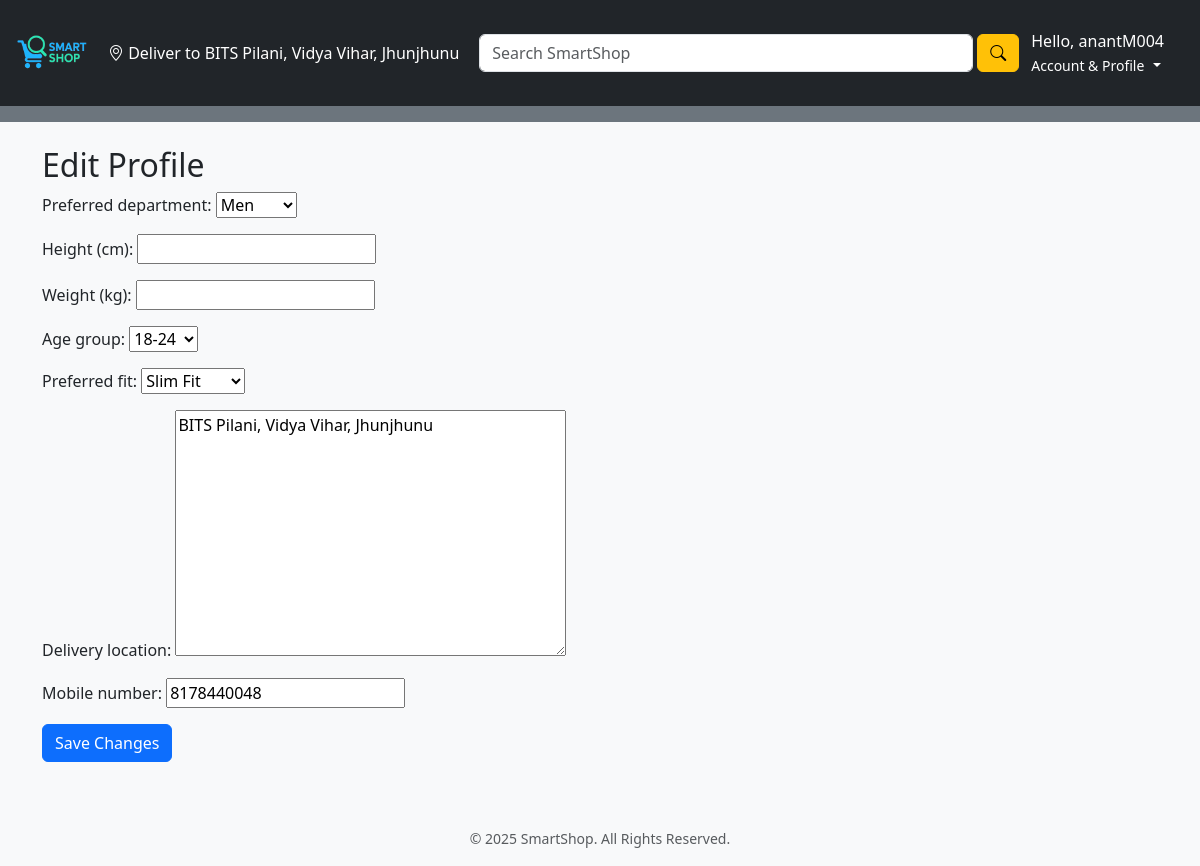
The app's page /users/edit-profile/ (signed in) with its own data.
### users/models.py (models this page shows, shortened)
class CustomUser(AbstractUser):
    mobile_number = models.CharField(max_length=15, unique=True)

class Profile(models.Model):
    DEPARTMENT_CHOICES = [('Men', 'Men'), ('Women', 'Women')]
    AGE_GROUP_CHOICES = [
        ('18-24', '18-24'), ('25-34', '25-34'), ('35-44', '35-44'),
        ('45-54', '45-54'), ('55+', '55+'),
    ]
    FIT_CHOICES = [
        ('slim', 'Slim Fit'), ('regular', 'Regular Fit'), ('relaxed', 'Relaxed Fit'),
        ('loose', 'Loose Fit'),
    ]
    user = models.OneToOneField(settings.AUTH_USER_MODEL, on_delete=models.CASCADE, primary_key=True)
    mobile_number = models.CharField(max_length=15, blank=True)  # Editable field
    delivery_location = models.TextField(blank=True)
    preferred_department = models.CharField(max_length=10, choices=DEPARTMENT_CHOICES, blank=True, null=True)
    height_cm = models.PositiveIntegerField(verbose_name="Height (cm)", blank=True, null=True)
    weight_kg = models.PositiveIntegerField(verbose_name="Weight (kg)", blank=True, null=True)
    age_group = models.CharField(max_length=10, choices=AGE_GROUP_CHOICES, blank=True, null=True)
    preferred_fit = models.CharField(max_length=10, choices=FIT_CHOICES, blank=True, null=True)

### users/views.py (the view)
# urls.py: path('edit-profile/', views.edit_profile, name='profile'),
@login_required
def edit_profile(request):
    if request.method == "POST":
        form = ProfileUpdateForm(request.POST, instance=request.user.profile)
        if form.is_valid():
            form.save()
            print(form.cleaned_data)
            return redirect('profile')
    else:
        form = ProfileUpdateForm(instance=request.user.profile)
    return render(request, 'registration/edit_profile.html', {'form': form})

### users/forms.py
class ProfileUpdateForm(forms.ModelForm):
    class Meta:
        model = Profile
        fields = [
            'preferred_department', 'height_cm', 'weight_kg',
            'age_group', 'preferred_fit', 'delivery_location', 'mobile_number'
        ]

### users/templatetags/string_utils.py (called while the page is built)
@register.filter(name='split')
def split_string(value, key=','):
    if value is None:
        return []
    return str(value).split(key)

### users/templates/registration/edit_profile.html (shortened to what this page needs)
{% extends "base.html" %}
{% block content %}
<h2>Edit Profile</h2>
<form method="post">
    {{ form.as_p }}
    <button type="submit" class="btn btn-primary">Save Changes</button>
</form>
{% endblock %}

### templates/base.html (shortened to what this page needs)
{% load static %}
{% load string_utils %}
<!DOCTYPE html>
<html lang="en">
<head>
    <link href="https://cdn.jsdelivr.net/npm/bootstrap@5.3.2/dist/css/bootstrap.min.css" rel="stylesheet">
    <link rel="stylesheet" href="https://cdn.jsdelivr.net/npm/bootstrap-icons@1.11.1/font/bootstrap-icons.css">
    <link rel="stylesheet" href="{% static 'css/style.css' %}">
</head>
<body>
    {% with auth_pages_string='login,logout,sign_up,password_reset,password_reset_done,password_reset_confirm,password_reset_complete,password_reset_options,password_reset_mobile,password_reset_mobile_verify,password_reset_mobile_set_new_password' %}
    {% with auth_pages=auth_pages_string|split:',' %}
    <nav class="navbar navbar-expand-lg navbar-dark bg-dark py-2">
        <div class="container-fluid">
            <a class="navbar-brand me-3"
               href="{% if request.resolver_match.url_name in auth_pages %}{% url 'login' %}{% else %}{% url 'dashboard' %}{% endif %}">
                 <img src="{% static 'img/logo.png' %}" alt="SmartShop Logo" style="height: 80px; filter: brightness(2);">
            </a>
<div class="collapse navbar-collapse" id="navbarSupportedContent">
    {% if request.resolver_match.url_name not in auth_pages %}
        <span class="navbar-text text-white order-lg-0 me-lg-3 mt-2 mt-lg-0"
              id="user-location"
              data-profile-location="{{ user.profile.delivery_location|default:'' }}">
        </span>
    {% endif %}
    {% if request.resolver_match.url_name not in auth_pages %}
        <form class="d-flex ms-auto order-lg-1" style="width: 50%;" action="{% url 'search_results' %}" method="GET">
            <input class="form-control me-1" type="search" placeholder="Search SmartShop" name="q" aria-label="Search">
            <button class="btn btn-warning" type="submit"><i class="bi bi-search"></i></button>
        </form>
    {% endif %}
    <ul class="navbar-nav ms-auto order-lg-2 d-flex flex-row align-items-center">
        {% if user.is_authenticated %}
            <li class="nav-item dropdown me-3">
                <a class="nav-link dropdown-toggle text-white" href="#" id="accountDropdownMerged" role="button" data-bs-toggle="dropdown" aria-expanded="false">
                  Hello, {{ user.username }} <br><span class="small">Account & Profile</span>
                </a>
            </li>
        {% else %}
            <li class="nav-item">
                <a class="nav-link text-white" href="{% url 'login' %}">Login</a>
            </li>
        {% endif %}
    </ul>
</div>
        </div>
    </nav>
    {% if request.resolver_match.url_name not in auth_pages %}
        <div class="bg-secondary py-2 d-none d-lg-block">
        </div>
    {% endif %}
    {% endwith %}
    {% endwith %}
    <main class="container my-4">
        {% block content %}{% endblock %}
    </main>
    <footer class="mt-5 py-3 bg-light text-center text-muted">
        <small>&copy; {% now "Y" %} SmartShop. All Rights Reserved.</small>
    </footer>
</body>
</html>

### static/css/style.css (style rules this page uses)
body { background-color: #f8f9fa; }

### records on screen
CustomUser: username "anantM004"
Profile: preferred_department "Men", age_group "18-24", preferred_fit "Slim Fit", delivery_location "BITS Pilani, Vidya Vihar, Jhunjhunu", mobile_number "8178440048"
